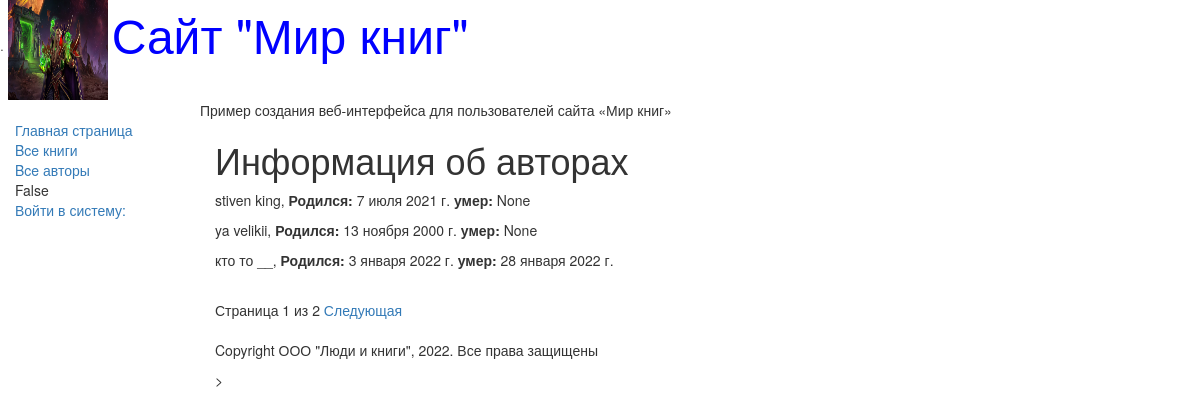
Screenshot of /catalog/authors/ with the database file from the repository.
### catalog/models.py (models this page shows, shortened)
class Author(models.Model):
    first_name = models.CharField(max_length=30, verbose_name='Имя',
                                  help_text='Введите Имя')
    last_name = models.CharField(max_length=30, verbose_name='Фамилия',
                                 help_text='Введите фамилию')
    date_of_birth = models.DateField(verbose_name='Дата Рождения', help_text="Введите дату рождения",
                                     null=True, blank=True)
    date_of_death = models.DateField(verbose_name='Дата смерти', help_text='Введите дату смерти',
                                     null=True, blank=True)
    class Meta:
        verbose_name = 'Автор'
        verbose_name_plural = 'Авторы'

### catalog/views.py (the view)
# urls.py: path('authors/', views.Author.as_view(), name='authors'),
class Author(generic.ListView):
    model = Author
    paginate_by = 3

### templates/catalog/author_list.html
{% extends 'catalog/base_generic.html' %}
{% block content %}
    <h1>Информация об авторах</h1>
    {% if author_list %}
        {% for author in author_list.all %}
        <p>{{ author.first_name }} {{ author.last_name }},
        <strong>Родился:</strong> {{ author.date_of_birth }}
        <strong>умер:</strong> {{ author.date_of_death }}</p>
        {% endfor %}
    {% else %}
        <h1>В базе данных нет авторов </h1>
    {% endif %}
{% endblock %}

### rows the page displays
Author: first_name "stiven", last_name "king", date_of_birth "7 июля 2021 г.", date_of_death "None"
Author: first_name "ya", last_name "velikii", date_of_birth "13 ноября 2000 г.", date_of_death "None"
Author: first_name "кто то", last_name "__", date_of_birth "3 января 2022 г.", date_of_death "28 января 2022 г."

### other values shown
{{ user.is_authenticated }} "False"
{{ page_obj.number }} "1"
{{ page_obj.paginator.num_pages }} "2"
